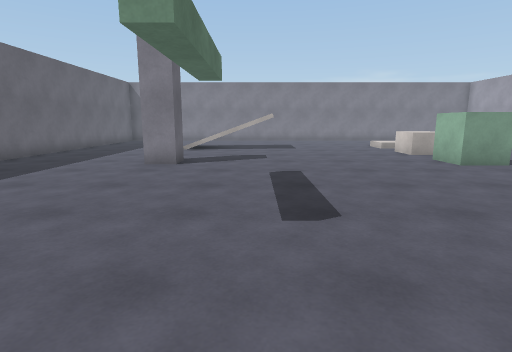
view 1 (above)

15 first-person views from a walk through a Unity game level. The camera is 1.3 m above the floor, tilts 10° down and sees 80° across. The floor is counted in squares, 1 m on a side. Each view is taken from the middle of a square. On the plan, view 1 faces up. The plan holds only what a view shows up to about 14 squares ahead; the rest is blank. The player is left out.

view 2
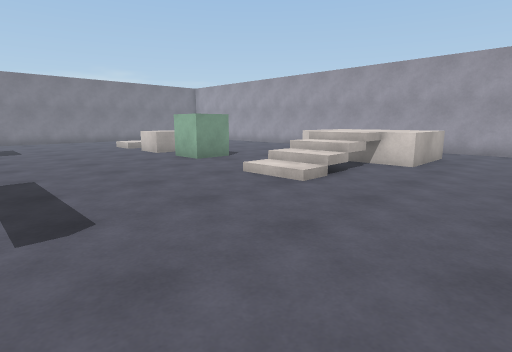

view 3
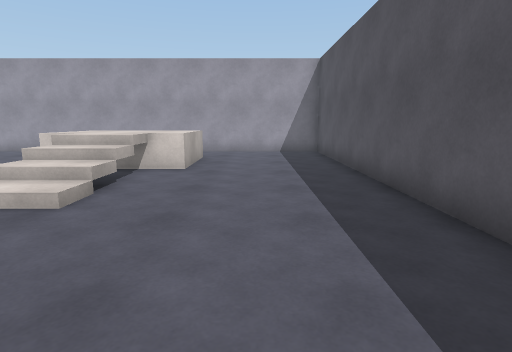

view 4
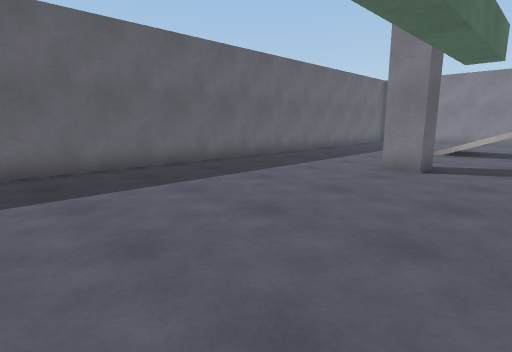

view 5
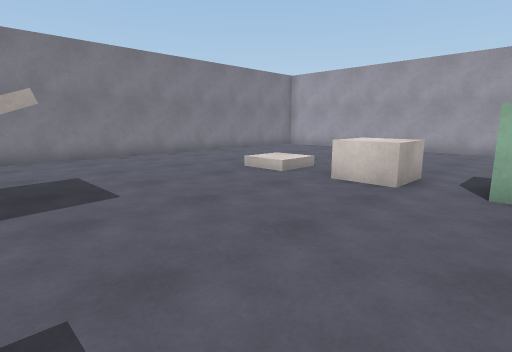

view 6
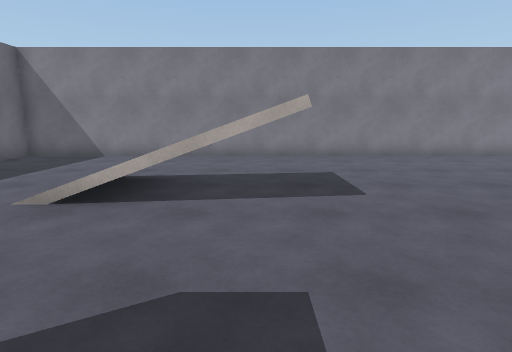

view 7
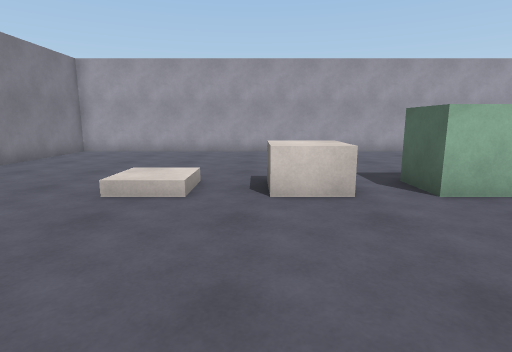

view 8
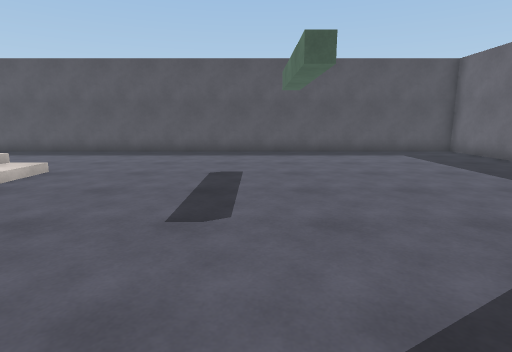

view 9
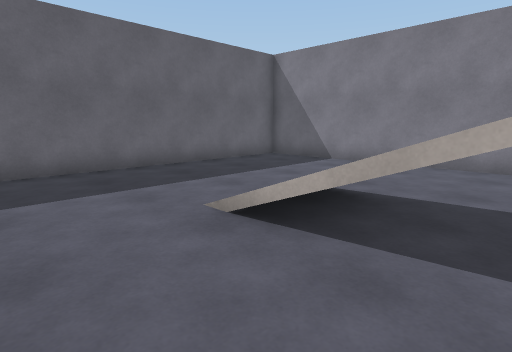

view 10
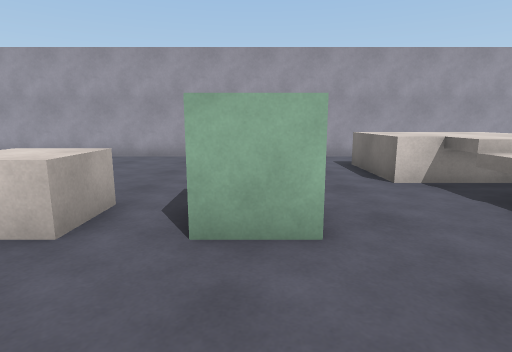

view 11
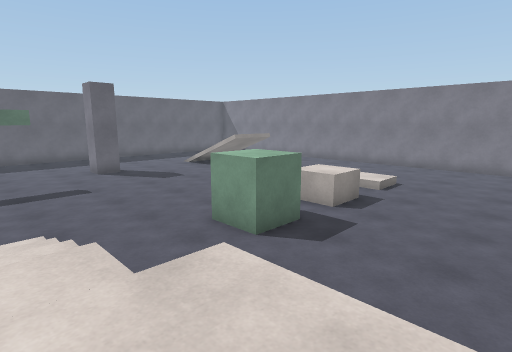

view 12
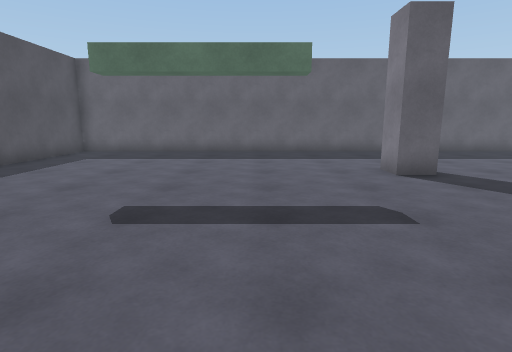

view 13
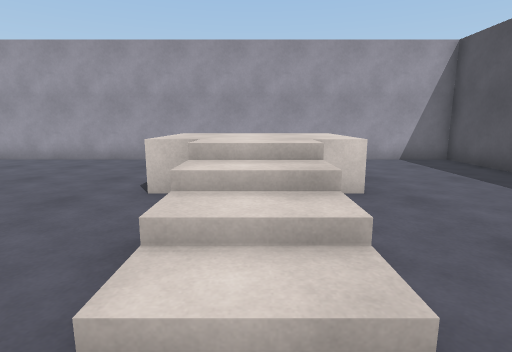

view 14
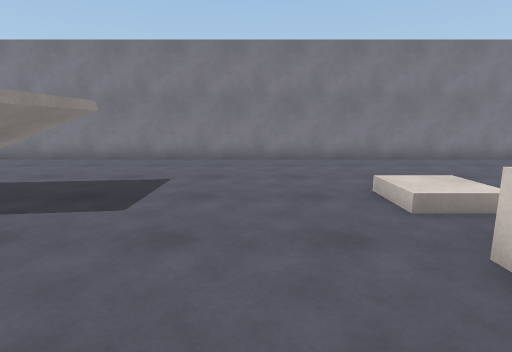

view 15
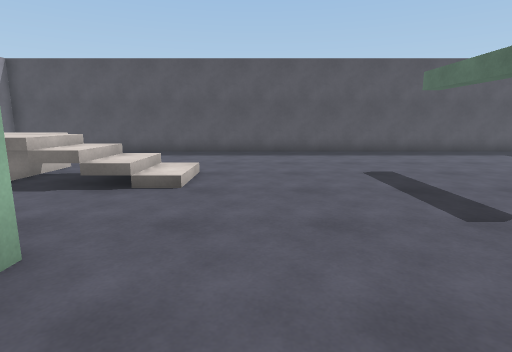

### Floor plan
Key: @ floor where view 1 was taken; # wall or solid block; . main floor; : floor 1 m higher than the main floor; / step, stairs or slope; = window, fence, low wall or low ledge; v drop or lower ground; O other object.
Columns run from 9 left of view 1 to 15 right of it. Each row starts with its distance up from view 1.
 22 #########################
 21 #.......................#
 20 #.......................#
 19 #.......................#
 18 #.......................#
 17 #...../////.............#
 16 #.....//  /.....O.......#
 15 #...../=//..............#
 14 #...............O.......#
 13 #..............OOO......#
 12 #...............O.......#
 11 #...............O.......#
 10 #.....O........OOO......#
  9 #...............O.......#
  8 #.......................#
  7 #..................:::..#
  6 #..............///::::  #
  5 #..............///::::  #
  4 #..............//=v:::  #
  3 #..................=.=..#
  2 #.......................#
  1 #.......................#
  0 #........@..............#
 -1 #.......................#
 -2 #########################

Where each view was taken, in squares from view 1:
view 1: 0 up, 0 right, facing up
view 2: 0 up, 0 right, facing up-right
view 3: 1 up, 1 right, facing right
view 4: 1 up, 0 right, facing up-left
view 5: 10 up, 0 right, facing up-right
view 6: 10 up, 0 right, facing up
view 7: 14 up, 1 right, facing right
view 8: 12 up, 0 right, facing down
view 9: 12 up, 0 right, facing up-left
view 10: 10 up, 3 right, facing right
view 11: 5 up, 12 right, facing up-left
view 12: 6 up, 5 right, facing left
view 13: 5 up, 4 right, facing right
view 14: 11 up, 4 right, facing up
view 15: 12 up, 4 right, facing down
